Frame 1 (no input): blank canvas, image omitted
Frame 60 (the mouse pressed at the canvas centre just before this capture): blank canvas, image omitted
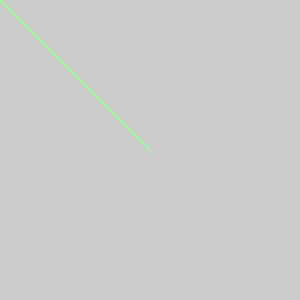
Frame 120 (the mouse held since frame 60 and released just before this capture)

The Processing sketch whose frames 1 and 60 were blank and that drew this single picture after the mouse press (run headless with seeded random() and noise(); from frame 60 on, the mouse is pressed at the canvas centre):

// Processing sketch: processing_181965
// ── processing_181965.pde

void setup(){
size(300,300);
}
void draw(){
stroke( mouseX,255,mouseY);
line(0,0,mouseX,mouseY);
}
